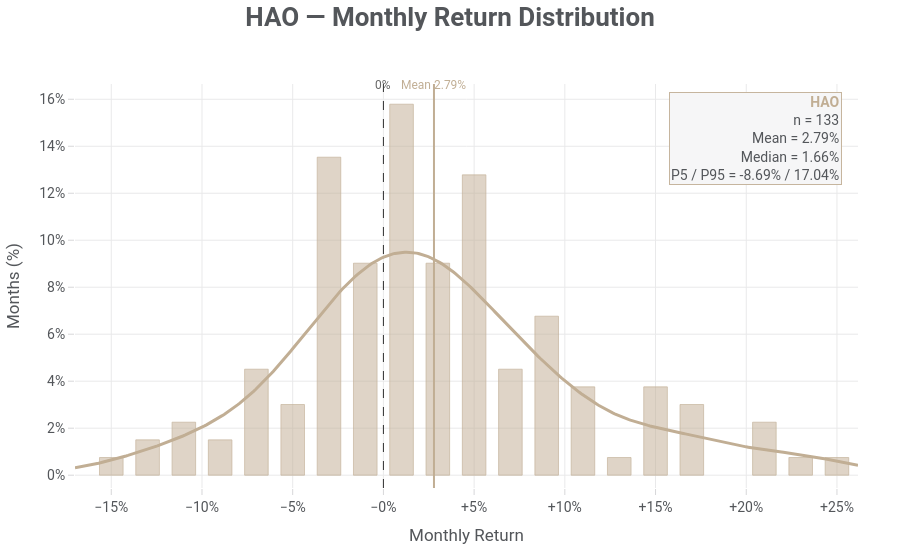
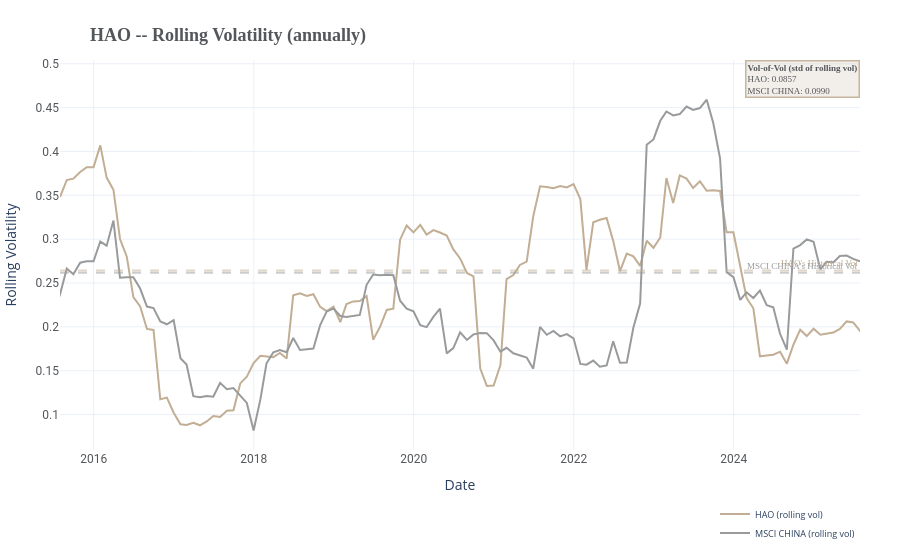

Source (notebook cell) for these figures, in order:
### Code cell
funds['HAO'].summary_of_a_fund(benchmark_fund =funds['MSCI CHINA'],language="en")

### Figure 1 — Plotly figure (JSON) as saved in the notebook; plotly's stock layout.template omitted (floating-point values rounded to 4 significant figures; data arrays with more than 128 entries replaced by an {"elided": "..."} marker saying what was removed)
{"data": [{"histnorm": "percent", "hovertemplate": "<b>%{x.start:.2%} – %{x.end:.2%}</b><br>%{y:.1f}% of months<extra></extra>", "marker": {"color": "rgba(193,174,148,0.55)", "line": {"color": "rgba(193,174,148,0.85)", "width": 0.8}}, "name": "HAO", "nbinsx": 24, "opacity": 0.95, "showlegend": false, "type": "histogram", "x": {"elided": "133 float values"}}, {"hovertemplate": "<b>%{x:.2%}</b><br>%{y:.2f}% (smooth)<extra></extra>", "line": {"color": "#C1AE94", "width": 3}, "mode": "lines", "name": "KDE", "showlegend": false, "type": "scatter", "x": {"elided": "400 float values"}, "y": {"elided": "400 float values"}}], "layout": {"annotations": [{"font": {"color": "#666", "size": 12}, "showarrow": false, "text": "0%", "x": 0, "xref": "x", "y": 1.02, "yref": "paper"}, {"font": {"color": "#C1AE94", "size": 12}, "showarrow": false, "text": "Mean 2.79%", "x": 0.02787, "xref": "x", "y": 1.02, "yref": "paper"}, {"align": "right", "bgcolor": "#F6F6F7", "bordercolor": "rgba(193,174,148,0.9)", "borderwidth": 1, "showarrow": false, "text": "<span style='color:#C1AE94;'><b>HAO</b></span><br>n = 133<br>Mean = 2.79%<br>Median = 1.66%<br>P5 / P95 = -8.69% / 17.04%", "x": 0.98, "xanchor": "right", "xref": "paper", "y": 0.98, "yanchor": "top", "yref": "paper"}], "bargap": 0.35, "font": {"color": "#53565A", "family": "Montserrat, Roboto", "size": 14}, "hoverlabel": {"bgcolor": "white", "bordercolor": "rgba(193,174,148,0.6)", "font": {"color": "#333", "family": "Montserrat, Roboto", "size": 13}}, "hovermode": "x unified", "margin": {"b": 72, "l": 54, "r": 42, "t": 84}, "paper_bgcolor": "white", "plot_bgcolor": "white", "shapes": [{"line": {"color": "#2F2F2F", "dash": "dash", "width": 1}, "type": "line", "x0": 0, "x1": 0, "xref": "x", "y0": 0, "y1": 1, "yref": "paper"}, {"line": {"color": "#C1AE94", "width": 2}, "type": "line", "x0": 0.02787, "x1": 0.02787, "xref": "x", "y0": 0, "y1": 1, "yref": "paper"}], "title": {"font": {"size": 26}, "text": "<b>HAO — Monthly Return Distribution</b>", "x": 0.5, "xanchor": "center", "y": 0.97, "yanchor": "middle"}, "xaxis": {"gridcolor": "#e9e9ea", "showgrid": true, "tickcolor": "#d7d7d9", "tickformat": "+.0%", "ticklen": 6, "ticks": "outside", "title": {"text": "Monthly Return"}, "zeroline": false}, "yaxis": {"gridcolor": "#e9e9ea", "showgrid": true, "tickcolor": "#d7d7d9", "ticklen": 6, "ticks": "outside", "ticksuffix": "%", "title": {"text": "Months (%)"}, "zeroline": false}}}

### Figure 2 — Plotly figure (JSON) as saved in the notebook; plotly's stock layout.template omitted (floating-point values rounded to 4 significant figures; data arrays with more than 128 entries replaced by an {"elided": "..."} marker saying what was removed)
{"data": [{"hovertemplate": "Date: %{x|%Y-%m}<br>Vol: %{y:.4f}<extra>Fund</extra>", "line": {"color": "#C1AE94", "dash": "solid", "width": 2}, "mode": "lines", "name": "HAO (rolling vol)", "type": "scatter", "x": ["2015-07-31T00:00:00", "2015-08-31T00:00:00", "2015-09-30T00:00:00", "2015-10-31T00:00:00", "2015-11-30T00:00:00", "2015-12-31T00:00:00", "2016-01-31T00:00:00", "2016-02-29T00:00:00", "2016-03-31T00:00:00", "2016-04-30T00:00:00", "2016-05-31T00:00:00", "2016-06-30T00:00:00", "2016-07-31T00:00:00", "2016-08-31T00:00:00", "2016-09-30T00:00:00", "2016-10-31T00:00:00", "2016-11-30T00:00:00", "2016-12-31T00:00:00", "2017-01-31T00:00:00", "2017-02-28T00:00:00", "2017-03-31T00:00:00", "2017-04-30T00:00:00", "2017-05-31T00:00:00", "2017-06-30T00:00:00", "2017-07-31T00:00:00", "2017-08-31T00:00:00", "2017-09-30T00:00:00", "2017-10-31T00:00:00", "2017-11-30T00:00:00", "2017-12-31T00:00:00", "2018-01-31T00:00:00", "2018-02-28T00:00:00", "2018-03-31T00:00:00", "2018-04-30T00:00:00", "2018-05-31T00:00:00", "2018-06-30T00:00:00", "2018-07-31T00:00:00", "2018-08-31T00:00:00", "2018-09-30T00:00:00", "2018-10-31T00:00:00", "2018-11-30T00:00:00", "2018-12-31T00:00:00", "2019-01-31T00:00:00", "2019-02-28T00:00:00", "2019-03-31T00:00:00", "2019-04-30T00:00:00", "2019-05-31T00:00:00", "2019-06-30T00:00:00", "2019-07-31T00:00:00", "2019-08-31T00:00:00", "2019-09-30T00:00:00", "2019-10-31T00:00:00", "2019-11-30T00:00:00", "2019-12-31T00:00:00", "2020-01-31T00:00:00", "2020-02-29T00:00:00", "2020-03-31T00:00:00", "2020-04-30T00:00:00", "2020-05-31T00:00:00", "2020-06-30T00:00:00", "2020-07-31T00:00:00", "2020-08-31T00:00:00", "2020-09-30T00:00:00", "2020-10-31T00:00:00", "2020-11-30T00:00:00", "2020-12-31T00:00:00", "2021-01-31T00:00:00", "2021-02-28T00:00:00", "2021-03-31T00:00:00", "2021-04-30T00:00:00", "2021-05-31T00:00:00", "2021-06-30T00:00:00", "2021-07-31T00:00:00", "2021-08-31T00:00:00", "2021-09-30T00:00:00", "2021-10-31T00:00:00", "2021-11-30T00:00:00", "2021-12-31T00:00:00", "2022-01-31T00:00:00", "2022-02-28T00:00:00", "2022-03-31T00:00:00", "2022-04-30T00:00:00", "2022-05-31T00:00:00", "2022-06-30T00:00:00", "2022-07-31T00:00:00", "2022-08-31T00:00:00", "2022-09-30T00:00:00", "2022-10-31T00:00:00", "2022-11-30T00:00:00", "2022-12-31T00:00:00", "2023-01-31T00:00:00", "2023-02-28T00:00:00", "2023-03-31T00:00:00", "2023-04-30T00:00:00", "2023-05-31T00:00:00", "2023-06-30T00:00:00", "2023-07-31T00:00:00", "2023-08-31T00:00:00", "2023-09-30T00:00:00", "2023-10-31T00:00:00", "2023-11-30T00:00:00", "2023-12-31T00:00:00", "2024-01-31T00:00:00", "2024-02-29T00:00:00", "2024-03-31T00:00:00", "2024-04-30T00:00:00", "2024-05-31T00:00:00", "2024-06-30T00:00:00", "2024-07-31T00:00:00", "2024-08-31T00:00:00", "2024-09-30T00:00:00", "2024-10-31T00:00:00", "2024-11-30T00:00:00", "2024-12-31T00:00:00", "2025-01-31T00:00:00", "2025-02-28T00:00:00", "2025-03-31T00:00:00", "2025-04-30T00:00:00", "2025-05-31T00:00:00", "2025-06-30T00:00:00", "2025-07-31T00:00:00", "2025-08-31T00:00:00"], "y": [0.348, 0.3674, 0.369, 0.3767, 0.3819, 0.3819, 0.407, 0.3702, 0.3563, 0.3002, 0.28, 0.2339, 0.2234, 0.1976, 0.1964, 0.1174, 0.1193, 0.1021, 0.08897, 0.08819, 0.09049, 0.08771, 0.09208, 0.0982, 0.09712, 0.1043, 0.1048, 0.1355, 0.1431, 0.1586, 0.167, 0.1662, 0.1654, 0.1702, 0.1638, 0.236, 0.2383, 0.2353, 0.2371, 0.2228, 0.2178, 0.2228, 0.2053, 0.2259, 0.229, 0.2294, 0.235, 0.1854, 0.1997, 0.2192, 0.2207, 0.2994, 0.3156, 0.3077, 0.3163, 0.3053, 0.3103, 0.3076, 0.3042, 0.2882, 0.278, 0.2615, 0.2575, 0.1524, 0.1326, 0.133, 0.1565, 0.2544, 0.259, 0.2706, 0.2743, 0.3262, 0.3602, 0.3595, 0.3581, 0.3606, 0.3589, 0.3629, 0.3457, 0.265, 0.3192, 0.3221, 0.3241, 0.298, 0.2636, 0.2834, 0.2804, 0.2695, 0.2981, 0.2901, 0.3019, 0.3697, 0.3412, 0.3727, 0.369, 0.3583, 0.3659, 0.3551, 0.3556, 0.3549, 0.3078, 0.3078, 0.2694, 0.2329, 0.2212, 0.1664, 0.1674, 0.1682, 0.1716, 0.158, 0.1796, 0.1967, 0.1895, 0.1979, 0.191, 0.192, 0.1935, 0.1977, 0.2062, 0.205, 0.1955, 0.1843]}, {"hovertemplate": "Date: %{x|%Y-%m}<br>Vol: %{y:.4f}<extra>Benchmark</extra>", "line": {"color": "#989A9C", "dash": "solid", "width": 2}, "mode": "lines", "name": "MSCI CHINA (rolling vol)", "type": "scatter", "x": {"elided": "207 str values"}, "y": {"elided": "207 float values"}}], "layout": {"annotations": [{"align": "left", "bgcolor": "rgba(0,0,0,0)", "font": {"color": "#C1AE94", "family": "Roboto Bold", "size": 9}, "showarrow": false, "text": "HAO's Historical Vol", "x": 1, "xanchor": "right", "xref": "x domain", "y": 0.2643, "yanchor": "bottom", "yref": "y"}, {"align": "left", "bgcolor": "rgba(0,0,0,0)", "font": {"color": "#989A9C", "family": "Roboto Bold", "size": 9}, "showarrow": false, "text": "MSCI CHINA's Historical Vol", "x": 1, "xanchor": "right", "xref": "x domain", "y": 0.2618, "yanchor": "bottom", "yref": "y"}, {"align": "left", "bgcolor": "rgba(218, 206, 191,0.35)", "bordercolor": "rgba(193,174,148,0.9)", "borderwidth": 1.5, "font": {"color": "rgba(83,86,90,1)", "family": "Roboto Bold", "size": 9}, "showarrow": false, "text": "<b>Vol-of-Vol (std of rolling vol)</b><br>HAO: 0.0857<br>MSCI CHINA: 0.0990", "x": 1, "xanchor": "right", "xref": "paper", "y": 1, "yanchor": "top", "yref": "paper"}], "hovermode": "x unified", "legend": {"font": {"size": 9}, "orientation": "v", "x": 1, "xanchor": "right", "y": -0.25, "yanchor": "bottom"}, "margin": {"b": 100, "l": 60, "r": 40, "t": 60}, "shapes": [{"line": {"color": "rgba(193, 174, 148, 0.5)", "dash": "dash"}, "type": "line", "x0": 0, "x1": 1, "xref": "x domain", "y0": 0.2643, "y1": 0.2643, "yref": "y"}, {"line": {"color": "rgba(152,154,156,0.5)", "dash": "dash"}, "type": "line", "x0": 0, "x1": 1, "xref": "x domain", "y0": 0.2618, "y1": 0.2618, "yref": "y"}], "title": {"font": {"color": "#53565A", "family": "Roboto Bold", "size": 18}, "text": "<b>HAO -- Rolling Volatility (annually)<b>", "x": 0.1, "xanchor": "left", "y": 0.95, "yanchor": "top"}, "xaxis": {"range": ["2015-07-31T00:00:00", "2025-07-31T00:00:00"], "tickfont": {"color": "#53565A", "family": "Roboto", "size": 12}, "title": {"text": "Date"}}, "yaxis": {"tickfont": {"color": "#53565A", "family": "Roboto", "size": 12}, "title": {"text": "Rolling Volatility"}}}}
